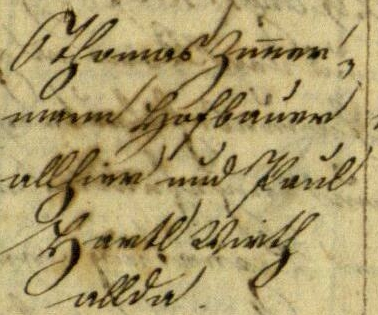
#> input picture sample_images/10.bmp, 378 x 315 px; its folder holds only this picture in this run
$ python -i compare.py   (imports and definitions only)   (older library calls are emulated)
#> lines starting #> are read from the running program, lines starting #| are printed output that depends on the picture; after the words box and inside, x2 and y2 are one past the last pixel; in counts of white or black regions, pixels touching at a corner belong together
### core/threshold.py
"""
Modul Thresholding Adaptif Gaussian (Core).

Menyediakan implementasi Adaptive Gaussian Thresholding baik berbasis OpenCV
maupun implementasi manual (scratch kernel Gaussian), pembuatan peta ambang lokal,
serta validasi parameter input.
"""

from typing import Union
import cv2
import numpy as np


def validate_parameters(block_size: int, c: int) -> None:
    """
    Memvalidasi parameter block_size dan konstanta C.

    Parameter:
        block_size: Ukuran jendela/blok lingkungan lokal (harus ganjil dan >= 3).
        c: Nilai konstanta pengurang ambang lokal (harus bertipe integer).

    Raises:
        TypeError: Jika block_size atau c bukan bilangan bulat (int).
        ValueError: Jika block_size < 3 atau block_size bernilai genap.
    """
    if not isinstance(block_size, (int, np.integer)):
        raise TypeError(f"Block size harus bertipe integer, bukan {type(block_size).__name__}.")

    if not isinstance(c, (int, np.integer)):
        raise TypeError(f"Konstanta C harus bertipe integer, bukan {type(c).__name__}.")

    if block_size < 3:
        raise ValueError(f"Block size harus >= 3, diterima {block_size}.")

    if block_size % 2 == 0:
        raise ValueError(f"Block size harus ganjil, diterima {block_size} (genap).")


# [125 lines left out: functions build_gaussian_kernel_2d, adaptive_gaussian_opencv, adaptive_gaussian_manual, get_threshold_map, not called in this run]

### core/compare.py
"""
Modul Pembanding Metode Segmentasi Biner (Compare).

Menyediakan fungsi untuk menjalankan dan membandingkan empat metode thresholding:
1. Global Thresholding (dengan ambang T manual, default 127)
2. Otsu's Thresholding (ambang global optimal otomatis)
3. Adaptive Mean Thresholding (rata-rata aritmatika lokal)
4. Adaptive Gaussian Thresholding (rata-rata berbobot Gaussian lokal)
"""

import time
from typing import Dict, Any
import cv2
import numpy as np

from core.threshold import validate_parameters


def compare_methods(
    gray: np.ndarray,
    global_thresh: int = 127,
    block_size: int = 21,
    c: int = 5
) -> Dict[str, Dict[str, Any]]:
    """
    Menjalankan 4 metode thresholding pada citra grayscale yang sama
    dan menghitung statistik dasar serta waktu eksekusi.

    Parameter:
        gray: Citra grayscale 2D uint8.
        global_thresh: Nilai ambang untuk thresholding global manual (0-255).
        block_size: Ukuran blok untuk metode adaptif (ganjil >= 3).
        c: Konstanta C untuk metode adaptif.

    Return:
        Dict hasil tiap metode dengan key:
        'global', 'otsu', 'adaptive_mean', 'adaptive_gaussian'.
    """
    if not isinstance(gray, np.ndarray) or gray.ndim != 2:
        raise ValueError("Input citra harus berupa array numpy 2D grayscale.")
    if gray.dtype != np.uint8:
        gray = np.clip(gray, 0, 255).astype(np.uint8)

    validate_parameters(block_size, c)
    global_t_val = int(np.clip(global_thresh, 0, 255))

    total_pixels = float(gray.size)
    results = {}

    # 1. Global Thresholding (Manual T)
    t0 = time.perf_counter()
    _, bin_global = cv2.threshold(gray, global_t_val, 255, cv2.THRESH_BINARY)
    t_global_ms = (time.perf_counter() - t0) * 1000.0
    white_g = float(np.count_nonzero(bin_global == 255))
    results["global"] = {
        "name": "Global Thresholding",
        "description": f"Ambang global konstan T = {global_t_val}",
        "binary": bin_global,
        "threshold_value": global_t_val,
        "time_ms": round(t_global_ms, 3),
        "white_percent": round((white_g / total_pixels) * 100.0, 2),
        "black_percent": round(((total_pixels - white_g) / total_pixels) * 100.0, 2),
    }

    # 2. Otsu's Thresholding
    t0 = time.perf_counter()
    computed_otsu, bin_otsu = cv2.threshold(gray, 0, 255, cv2.THRESH_BINARY + cv2.THRESH_OTSU)
    t_otsu_ms = (time.perf_counter() - t0) * 1000.0
    white_o = float(np.count_nonzero(bin_otsu == 255))
    results["otsu"] = {
        "name": "Otsu's Thresholding",
        "description": f"Optimal bimodal clustering T = {int(round(computed_otsu))}",
        "binary": bin_otsu,
        "threshold_value": int(round(computed_otsu)),
        "time_ms": round(t_otsu_ms, 3),
        "white_percent": round((white_o / total_pixels) * 100.0, 2),
        "black_percent": round(((total_pixels - white_o) / total_pixels) * 100.0, 2),
    }

    # 3. Adaptive Mean Thresholding
    t0 = time.perf_counter()
    bin_mean = cv2.adaptiveThreshold(
        gray, 255, cv2.ADAPTIVE_THRESH_MEAN_C, cv2.THRESH_BINARY, block_size, c
    )
    t_mean_ms = (time.perf_counter() - t0) * 1000.0
    white_m = float(np.count_nonzero(bin_mean == 255))
    results["adaptive_mean"] = {
        "name": "Adaptive Mean Thresholding",
        "description": f"Rata-rata aritmatika blok {block_size}x{block_size}, C = {c}",
        "binary": bin_mean,
        "threshold_value": f"Lokal (Mean - {c})",
        "time_ms": round(t_mean_ms, 3),
        "white_percent": round((white_m / total_pixels) * 100.0, 2),
        "black_percent": round(((total_pixels - white_m) / total_pixels) * 100.0, 2),
    }

    # 4. Adaptive Gaussian Thresholding (Metode Utama)
    t0 = time.perf_counter()
    bin_gauss = cv2.adaptiveThreshold(
        gray, 255, cv2.ADAPTIVE_THRESH_GAUSSIAN_C, cv2.THRESH_BINARY, block_size, c
    )
    t_gauss_ms = (time.perf_counter() - t0) * 1000.0
    white_ga = float(np.count_nonzero(bin_gauss == 255))
    results["adaptive_gaussian"] = {
        "name": "Adaptive Gaussian Thresholding",
        "description": f"Rata-rata berbobot Gaussian blok {block_size}x{block_size}, C = {c}",
        "binary": bin_gauss,
        "threshold_value": f"Lokal (Gaussian - {c})",
        "time_ms": round(t_gauss_ms, 3),
        "white_percent": round((white_ga / total_pixels) * 100.0, 2),
        "black_percent": round(((total_pixels - white_ga) / total_pixels) * 100.0, 2),
    }

    return results

>>> import cv2
>>> picture = cv2.imread('../sample_images/10.bmp', cv2.IMREAD_GRAYSCALE)
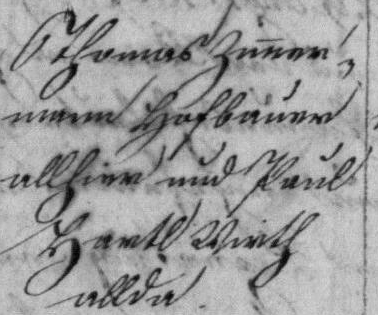
#> picture: shape (315, 378); min 3, max 216, mean 155.9
>>> result = compare_methods(picture)
#> in compare_methods, `_, bin_global = cv2.threshold(gray, global_t_val, 255, cv2.THRESH_BINA..`:
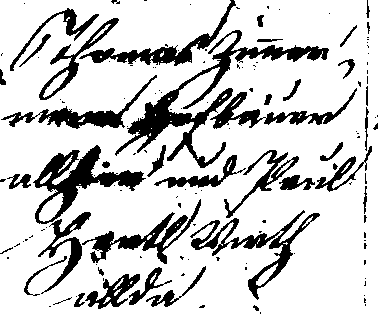
#> bin_global: shape (315, 378); 80.4% white; 140 black regions (97 under 20 px), largest, box (x1, y1, x2, y2) and area: (115, 30, 329, 168) 4207, (33, 145, 146, 224) 2629, (190, 210, 320, 300) 1972
#> in compare_methods, `white_g = float(np.count_nonzero(bin_global == 255))`: white_g = 95748
#> in compare_methods, `computed_otsu, bin_otsu = cv2.threshold(gray, 0, 255, cv2.THRESH_BINAR..`:
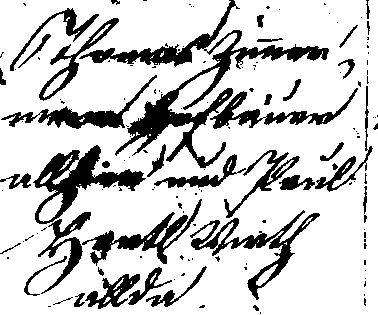
#> bin_otsu: shape (315, 378); 79.4% white; 145 black regions (105 under 20 px), largest, box (x1, y1, x2, y2) and area: (79, 0, 329, 168) 6105, (33, 145, 146, 224) 2752, (190, 210, 320, 300) 2055
#> in compare_methods, `computed_otsu, bin_otsu = cv2.threshold(gray, 0, 255, cv2.THRESH_BINAR..`: computed_otsu = 130
#> in compare_methods, `white_o = float(np.count_nonzero(bin_otsu == 255))`: white_o = 94536
#> in compare_methods, `bin_mean = cv2.adaptiveThreshold( gray, 255, cv2.ADAPTIVE_THRESH_MEAN_..`:
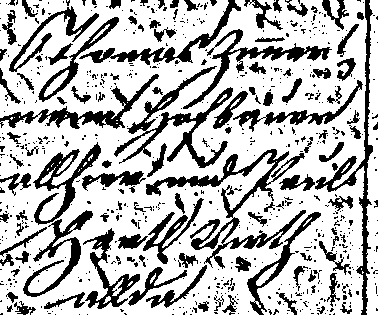
#> bin_mean: shape (315, 378); 72.2% white; 698 black regions (579 under 20 px), largest, box (x1, y1, x2, y2) and area: (146, 149, 306, 269) 3266, (114, 66, 233, 168) 2315, (315, 0, 373, 315) 1985
#> in compare_methods, `white_m = float(np.count_nonzero(bin_mean == 255))`: white_m = 85922
#> in compare_methods, `bin_gauss = cv2.adaptiveThreshold( gray, 255, cv2.ADAPTIVE_THRESH_GAUS..`:
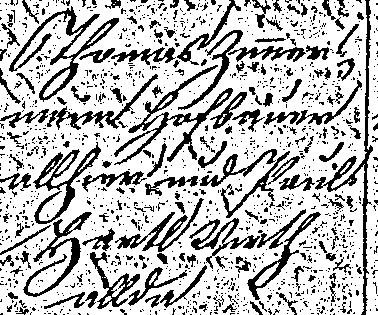
#> bin_gauss: shape (315, 378); 73.8% white; 1404 black regions (1233 under 20 px), largest, box (x1, y1, x2, y2) and area: (114, 65, 233, 165) 1752, (9, 6, 119, 102) 1723, (315, 0, 373, 315) 1584
#> in compare_methods, `white_ga = float(np.count_nonzero(bin_gauss == 255))`: white_ga = 87902
#> result = 4 items

$ run again, on sample_images/7.bmp
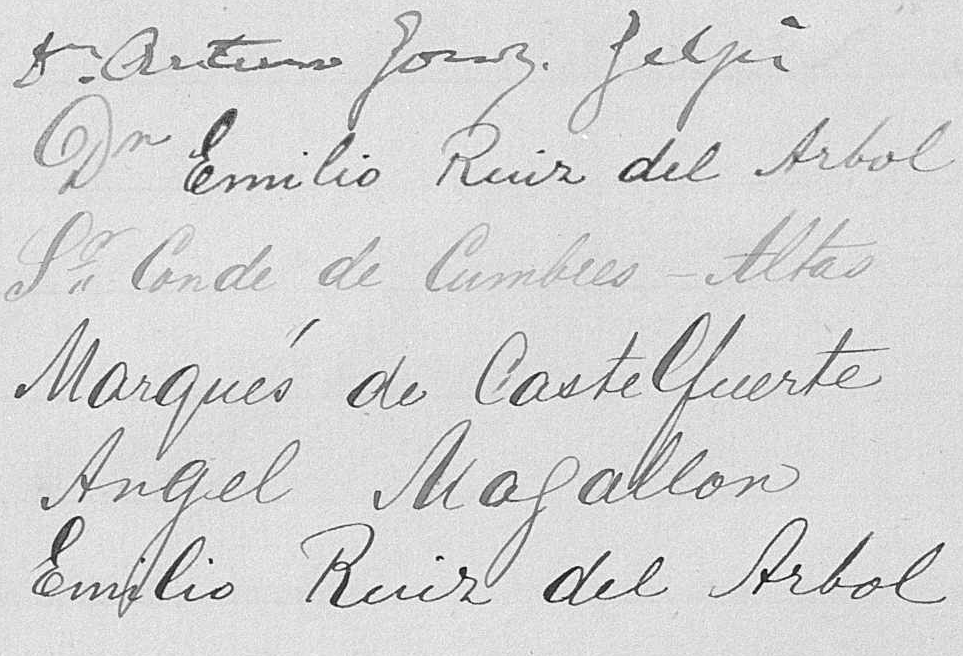
#> input picture sample_images/7.bmp, 963 x 656 px
#> picture is the input picture: shape (656, 963); min 0, max 255, mean 214.1
#> in compare_methods, `_, bin_global = cv2.threshold(gray, global_t_val, 255, cv2.THRESH_BINA..`:
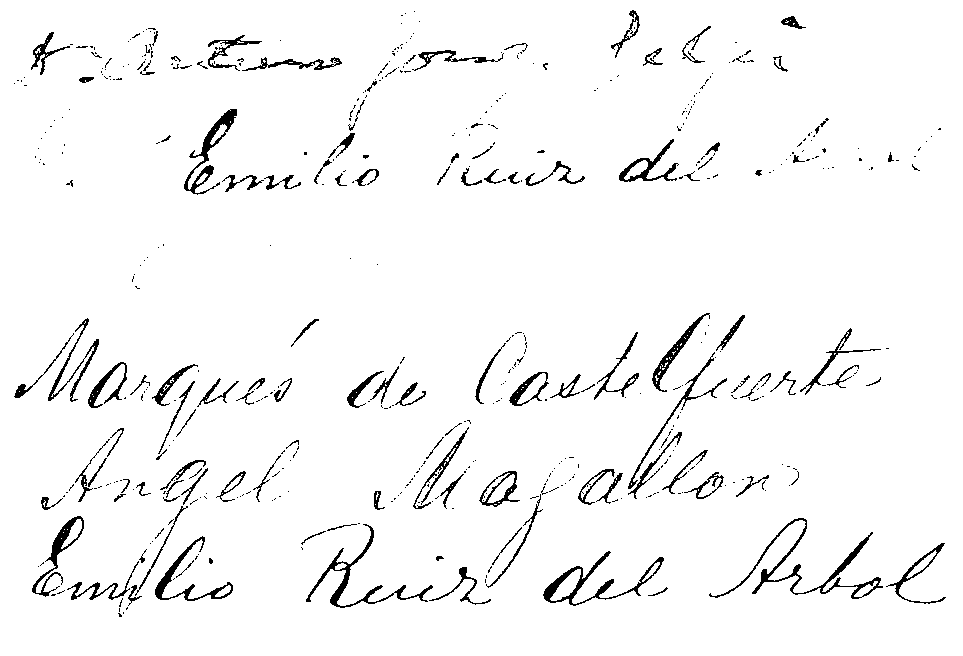
#> bin_global: shape (656, 963); 96.2% white; 523 black regions (402 under 20 px), largest, box (x1, y1, x2, y2) and area: (709, 518, 883, 599) 1433, (543, 551, 664, 606) 1072, (306, 524, 433, 608) 1056
#> white_g = 607863
#> bin_otsu: shape (656, 963); 93.1% white; 316 black regions (236 under 20 px), largest, box (x1, y1, x2, y2) and area: (578, 312, 890, 505) 5668, (32, 427, 300, 618) 4601, (708, 517, 946, 604) 2414
#> computed_otsu = 170
#> white_o = 588309
#> bin_mean: shape (656, 963); 79.9% white; 12582 black regions (12148 under 20 px), largest, box (x1, y1, x2, y2) and area: (578, 312, 891, 506) 6549, (30, 426, 301, 619) 5404, (347, 10, 587, 187) 4027
#> white_m = 505059
#> in compare_methods, `bin_gauss = cv2.adaptiveThreshold( gray, 255, cv2.ADAPTIVE_THRESH_GAUS..`:
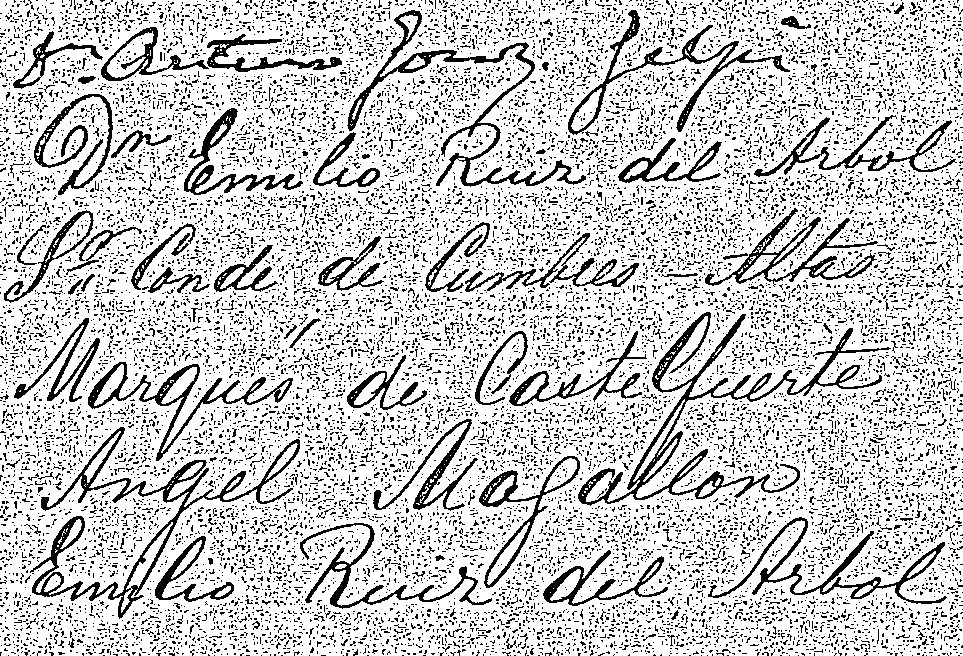
#> bin_gauss: shape (656, 963); 79.2% white; black in thin lines or dots
#> white_ga = 500465
#> result = 4 items

$ run again, on sample_images/8.bmp
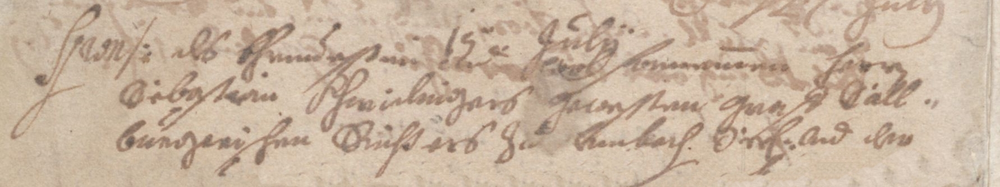
#> input picture sample_images/8.bmp, 1000 x 187 px, shrunk from 1782 x 334 before the run
#> in compare_methods, `_, bin_global = cv2.threshold(gray, global_t_val, 255, cv2.THRESH_BINA..`:
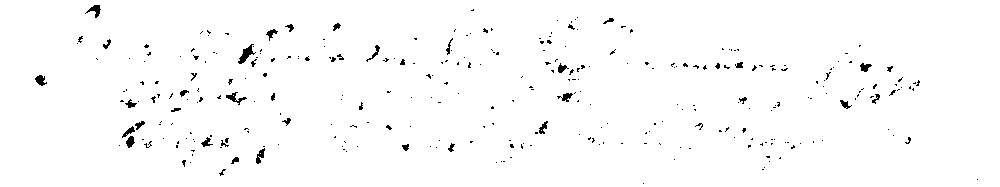
#> bin_global: shape (187, 1000); 98.4% white; black in thin lines or dots
#> white_g = 183976
#> bin_otsu: shape (187, 1000); 77% white; 316 black regions (234 under 20 px), largest, box (x1, y1, x2, y2) and area: (379, 16, 811, 187) 14602, (709, 41, 923, 176) 5767, (10, 17, 157, 140) 2731
#> computed_otsu = 172
#> white_o = 144057
#> bin_mean: shape (187, 1000); 73.6% white; 1314 black regions (1138 under 20 px), largest, box (x1, y1, x2, y2) and area: (379, 38, 708, 187) 6775, (709, 37, 871, 176) 3739, (301, 43, 382, 133) 1983
#> white_m = 137662
#> in compare_methods, `bin_gauss = cv2.adaptiveThreshold( gray, 255, cv2.ADAPTIVE_THRESH_GAUS..`:
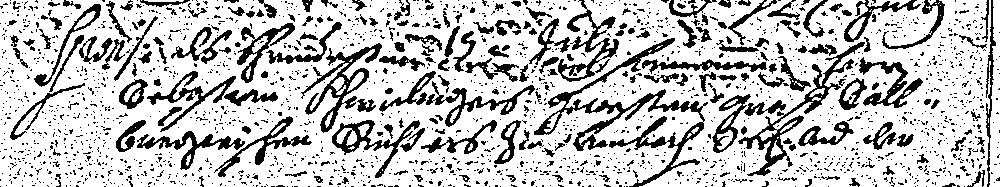
#> bin_gauss: shape (187, 1000); 76.4% white; 2128 black regions (1909 under 20 px), largest, box (x1, y1, x2, y2) and area: (534, 38, 708, 187) 3723, (738, 42, 865, 176) 1883, (301, 43, 382, 133) 1638
#> white_ga = 142805
#> result = 4 items
